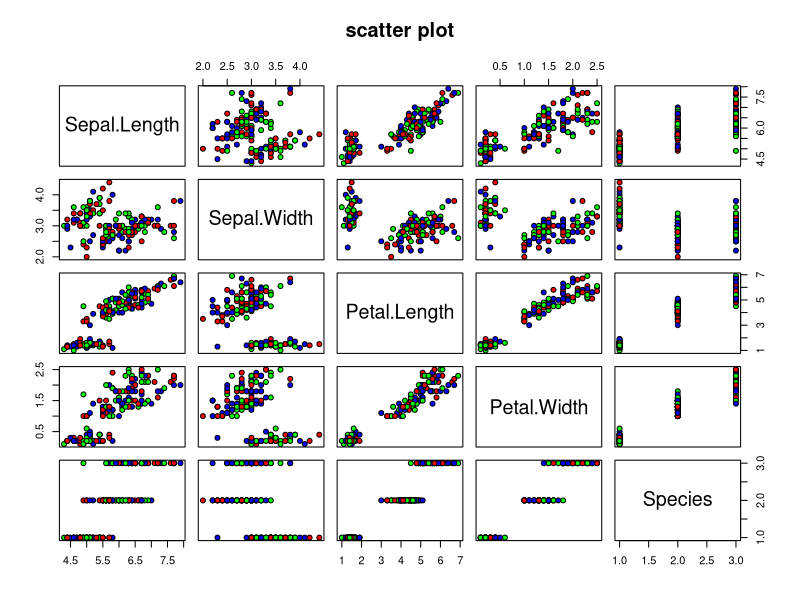
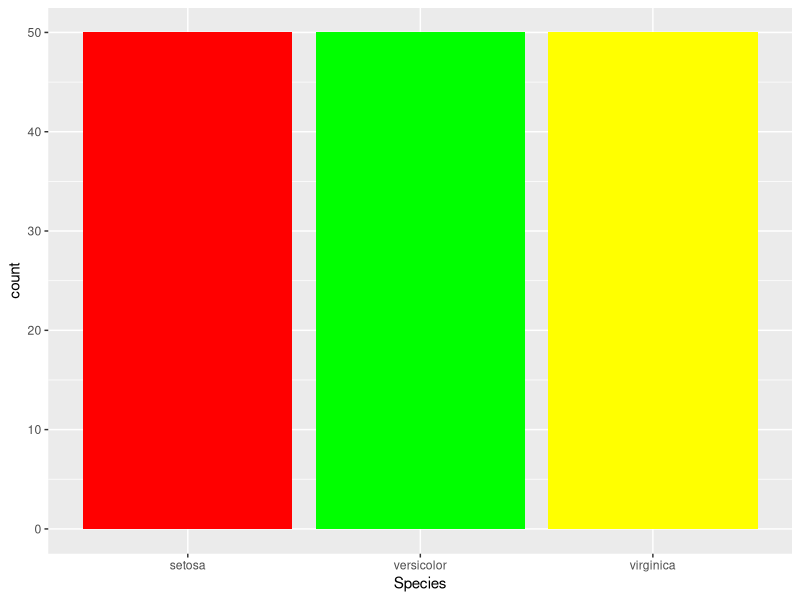
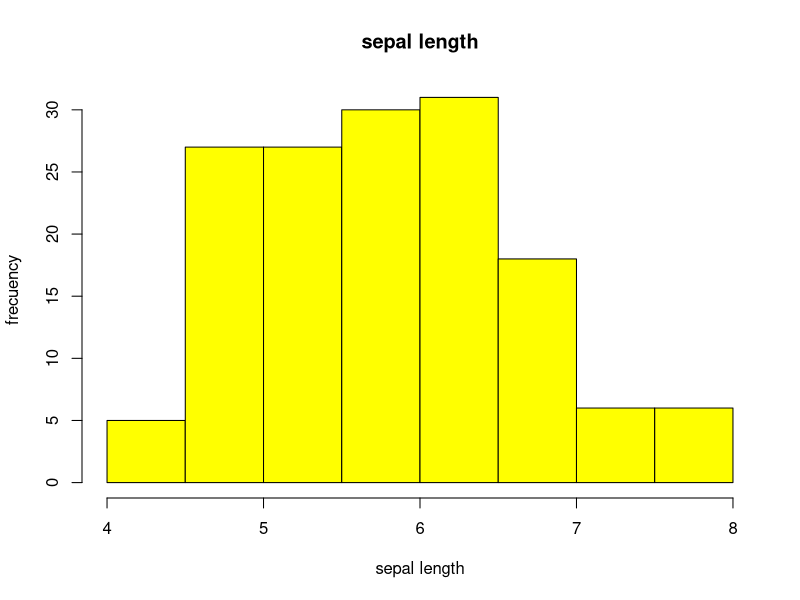
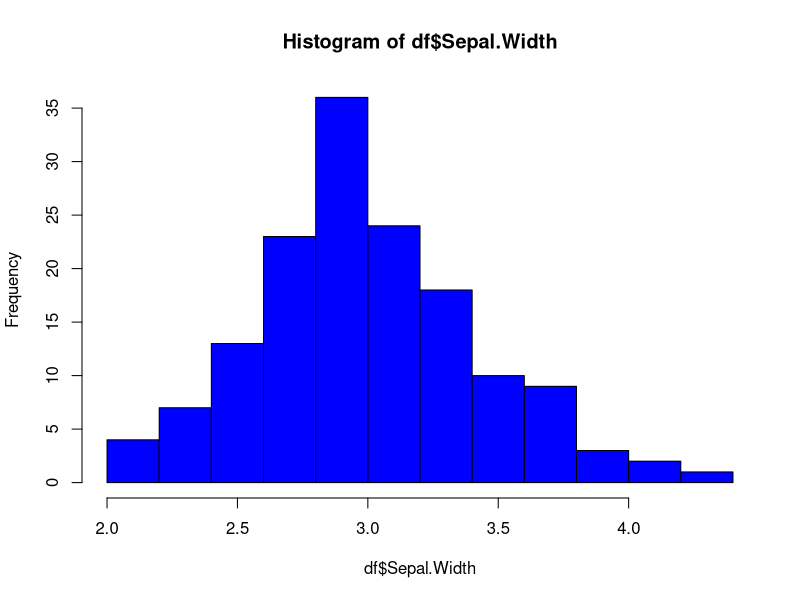
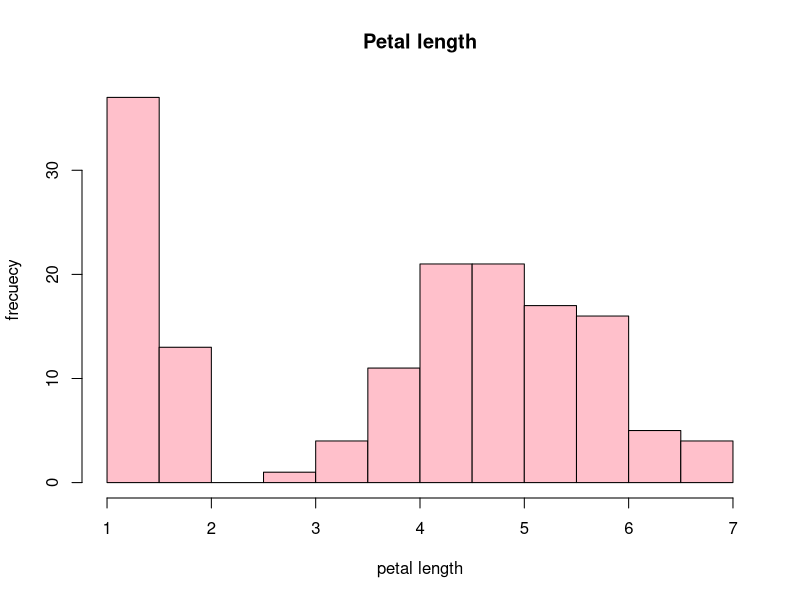
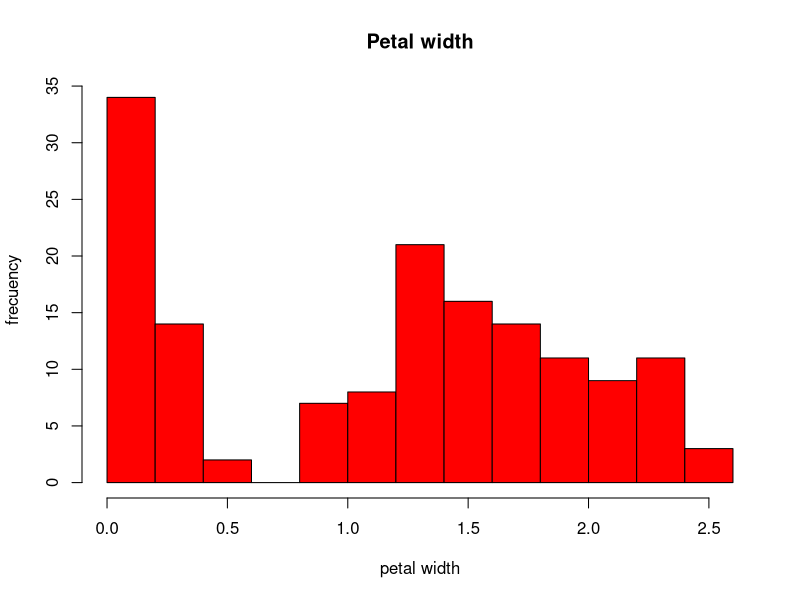
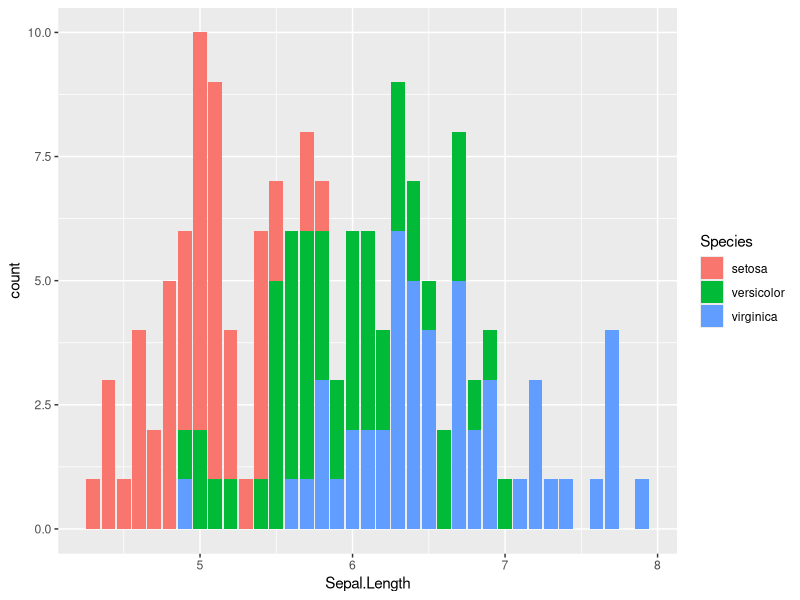
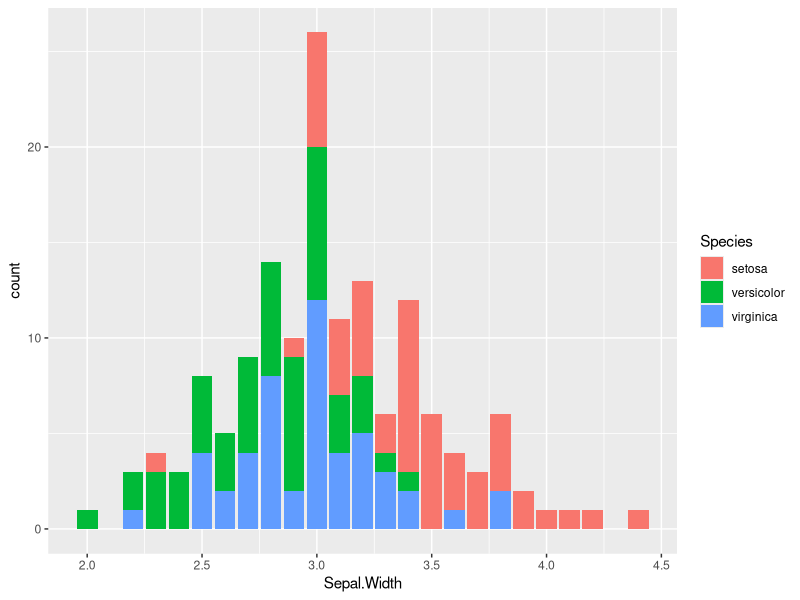

Here is the R script that generated these plots, in order:
#1: loading data------
library(datasets)
library(ggplot2)
df=iris

#2: head & tail of the dataset
head(df)
tail(df)

#3: Shape of the data
ncol(df)
nrow(df) 
dim(df)

#4: column names
colnames(df)

#5: datatypes of each column
str(df)

#6: overall Summary
summary(df)

#7: findimg null values,if any
sum(is.na(df))

#8: paired scatter plot
plot(df,pch=21,bg = c("red","green","blue"),main="scatter plot")

#9: find the count of dependent column values and plot in graph
table(df$Species=='setosa')
table(df$Species)
ggplot(df,aes(x=Species))+geom_bar(fill=c("red","green","yellow"))
#----------------------------------------------------
#10: histogram of each independent column
hist(df$Sepal.Length,main = "sepal length",xlab = "sepal length",ylab = "frecuency",col='yellow')

hist(df$Sepal.Width,col='blue')

hist(df$Petal.Length,main = "Petal length",xlab = "petal length",ylab = "frecuecy",col="pink")

hist(df$Petal.Width,main = "Petal width",xlab = "petal width",ylab = "frecuency",col="red")
#--------------------------------------------------------------------------------------------------
#11: find the count where species='setosa' for sepal.Length<,>5
table(df$Sepal.Length)

table((df$Sepal.Length>5) &(df$Species=='setosa'))
table((df$Sepal.Length<5)&(df$Species=='setosa'))

#12: finding the relation of species colimn values with each independent columns
#a
sl =split(df$Sepal.Length,df$Species)
lapply(sl, mean)
ggplot(df,aes(x=Sepal.Length,fill=Species))+geom_bar()
#---------------------------------------------------------
#b
sw =split(df$Sepal.Width,df$Species)
lapply(sw, mean)
ggplot(df,aes(x=Sepal.Width,fill=Species))+geom_bar()
#----------------------------------------------------------
#c
pl =split(df$Petal.Length,df$Species)
lapply(pl, mean)

ggplot(df,aes(x=Petal.Length,fill=Species))+geom_bar()
#-------------------------------------------------------------
#d
pw =split(df$Petal.Width,df$Species)
lapply(pw, mean)

ggplot(df,aes(x=Petal.Width,fill=Species))+geom_bar()
#-------------------------------------------------------------

#13: boxplot of df
boxplot(df,las=2,col='green')
#--------------------------------------------------------

#14: correlation of independent columns & plotS

library(corrplot)

c = cor(df[,1:4])
c
corrplot(c,method='square')

